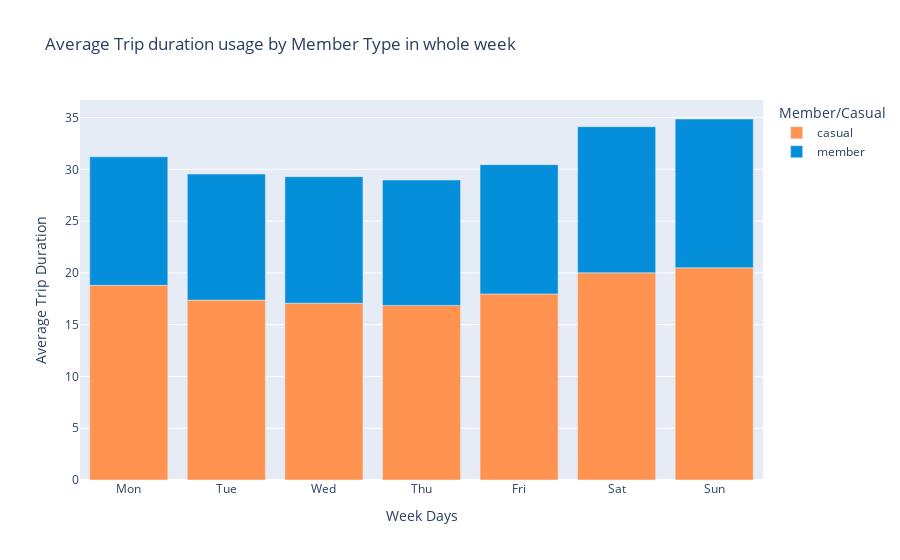

Source (notebook cell):
### Code cell
average_fig = px.bar(average_group, x='day_of_week', y='trip_duration',
                     color='member_casual',
                     title='Average Trip duration usage by Member Type in whole week',
                     labels={'trip_duration':'Average Trip Duration', 'member_casual':'Member/Casual', 'day_of_week':'Week Days'},
                     hover_name='member_casual', hover_data={'member_casual':False, 'day_of_week':True, 'trip_duration':True},
                     color_discrete_map={'casual':'#FF934F', 'member':'#058ED9'}
                     )

average_fig.show()

### Figure 1 — Plotly figure (JSON) as saved in the notebook; plotly's stock layout.template omitted (floating-point values rounded to 4 significant figures)
{"data": [{"alignmentgroup": "True", "customdata": [["casual"], ["casual"], ["casual"], ["casual"], ["casual"], ["casual"], ["casual"]], "hovertemplate": "<b>%{hovertext}</b><br><br>Week Days=%{x}<br>Average Trip Duration=%{y}<extra></extra>", "hovertext": ["casual", "casual", "casual", "casual", "casual", "casual", "casual"], "legendgroup": "casual", "marker": {"color": "#FF934F", "pattern": {"shape": ""}}, "name": "casual", "offsetgroup": "casual", "orientation": "v", "showlegend": true, "textposition": "auto", "type": "bar", "x": ["Mon", "Tue", "Wed", "Thu", "Fri", "Sat", "Sun"], "xaxis": "x", "y": [18.8, 17.37, 17.07, 16.86, 17.97, 20.01, 20.49], "yaxis": "y"}, {"alignmentgroup": "True", "customdata": [["member"], ["member"], ["member"], ["member"], ["member"], ["member"], ["member"]], "hovertemplate": "<b>%{hovertext}</b><br><br>Week Days=%{x}<br>Average Trip Duration=%{y}<extra></extra>", "hovertext": ["member", "member", "member", "member", "member", "member", "member"], "legendgroup": "member", "marker": {"color": "#058ED9", "pattern": {"shape": ""}}, "name": "member", "offsetgroup": "member", "orientation": "v", "showlegend": true, "textposition": "auto", "type": "bar", "x": ["Mon", "Tue", "Wed", "Thu", "Fri", "Sat", "Sun"], "xaxis": "x", "y": [12.41, 12.17, 12.22, 12.11, 12.48, 14.11, 14.37], "yaxis": "y"}], "layout": {"barmode": "relative", "legend": {"title": {"text": "Member/Casual"}, "tracegroupgap": 0}, "title": {"text": "Average Trip duration usage by Member Type in whole week"}, "xaxis": {"anchor": "y", "domain": [0, 1], "title": {"text": "Week Days"}}, "yaxis": {"anchor": "x", "domain": [0, 1], "title": {"text": "Average Trip Duration"}}}}
